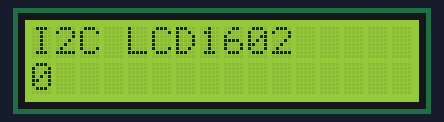
The program below on a simulated ESP32 board running MicroPython. Parts: 16×2 character LCD. Library files of the repository ran but are not shown: i2c_lcd1602.py; what the program prints to the serial console is not drawn.

Above: at 0.2 s.
At 5.3 s:
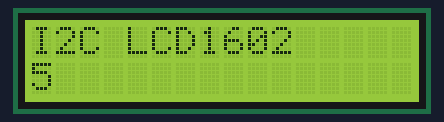
At 10.3 s:
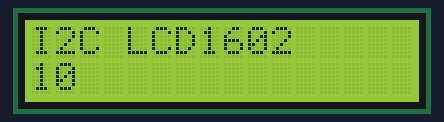
At 19.5 s:
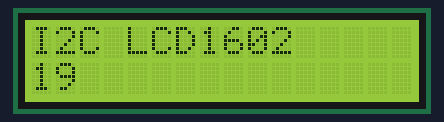
At 28.7 s:
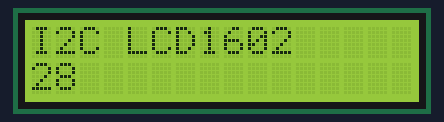
At 38.9 s:
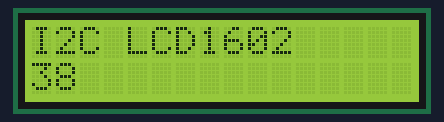

Measured:
- what the display in image 0 shows lasts 1.1 s, from 0.1 s to 1.2 s

The program:

lcd_i2c_1602.py
```python
import machine
import i2c_lcd1602
import time

print("LCD I2C")
i2c = machine.SoftI2C(sda=machine.Pin(21), scl=machine.Pin(22))

lcd = i2c_lcd1602.I2C_LCD1602(i2c)
lcd.puts("I2C LCD1602")

n = 0
while True:
    lcd.puts(n, 0, 1)
    n += 1
    time.sleep_ms(1000)
```
